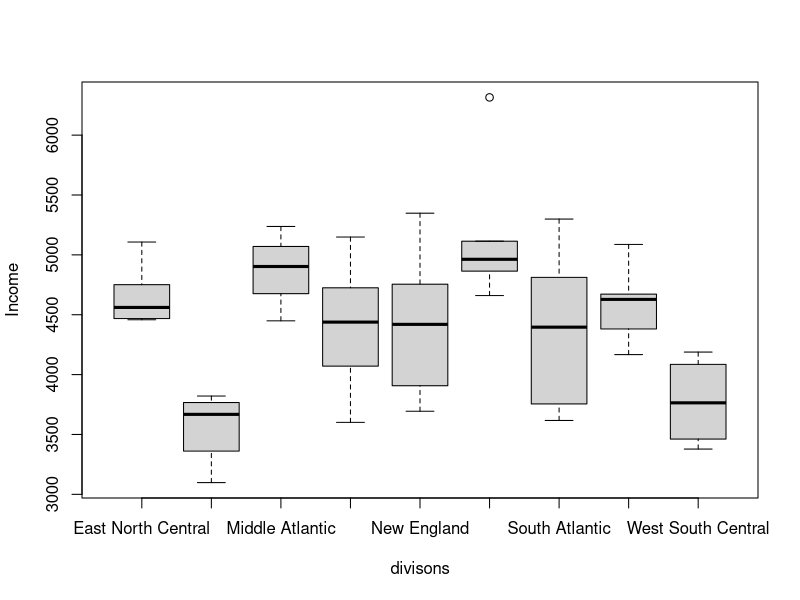

The R script that drew this image:
data("chickwts")


data(state)
head(state.x77)
?state.x77


data = state.x77
data = as.data.frame(data)
data$divisons = as.character(state.division)
boxplot(Income ~ divisons, data)
